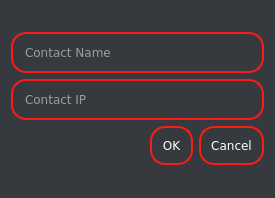
<?xml version="1.0" encoding="UTF-8"?>
<ui version="4.0">
 <class>AddContact</class>
 <widget class="QDialog" name="AddContact">
  <property name="geometry">
   <rect>
    <x>0</x>
    <y>0</y>
    <width>275</width>
    <height>198</height>
   </rect>
  </property>
  <property name="minimumSize">
   <size>
    <width>275</width>
    <height>198</height>
   </size>
  </property>
  <property name="windowTitle">
   <string>Dialog</string>
  </property>
  <property name="styleSheet">
   <string notr="true">*
{
background-color: rgb(54, 57, 62);
color:white;
font-family: Verdana, Geneva, sans-serif;
}

QLineEdit
{
border-radius: 15px;
padding:10px;
border:2px solid #FC1C14;
color:white
}


QPushButton
{
border:2px solid #FC1C14;
border-radius: 15px;
color:white;
padding:10%;
}

QPushButton:hover
{
background-color:#FC1C14;
font-weight: bold;
}
</string>
  </property>
  <layout class="QGridLayout" name="gridLayout_2">
   <item row="0" column="0">
    <layout class="QGridLayout" name="gridLayout">
     <item row="1" column="0">
      <widget class="QLineEdit" name="lineEdit_contactIP">
       <property name="placeholderText">
        <string>Contact IP</string>
       </property>
      </widget>
     </item>
     <item row="2" column="0">
      <widget class="QDialogButtonBox" name="buttonBox">
       <property name="cursor">
        <cursorShape>PointingHandCursor</cursorShape>
       </property>
       <property name="orientation">
        <enum>Qt::Horizontal</enum>
       </property>
       <property name="standardButtons">
        <set>QDialogButtonBox::Cancel|QDialogButtonBox::Ok</set>
       </property>
      </widget>
     </item>
     <item row="0" column="0">
      <widget class="QLineEdit" name="lineEdit_ContactName">
       <property name="placeholderText">
        <string>Contact Name</string>
       </property>
      </widget>
     </item>
    </layout>
   </item>
  </layout>
 </widget>
 <resources/>
 <connections>
  <connection>
   <sender>buttonBox</sender>
   <signal>accepted()</signal>
   <receiver>AddContact</receiver>
   <slot>accept()</slot>
   <hints>
    <hint type="sourcelabel">
     <x>248</x>
     <y>254</y>
    </hint>
    <hint type="destinationlabel">
     <x>157</x>
     <y>274</y>
    </hint>
   </hints>
  </connection>
  <connection>
   <sender>buttonBox</sender>
   <signal>rejected()</signal>
   <receiver>AddContact</receiver>
   <slot>reject()</slot>
   <hints>
    <hint type="sourcelabel">
     <x>316</x>
     <y>260</y>
    </hint>
    <hint type="destinationlabel">
     <x>286</x>
     <y>274</y>
    </hint>
   </hints>
  </connection>
 </connections>
</ui>
